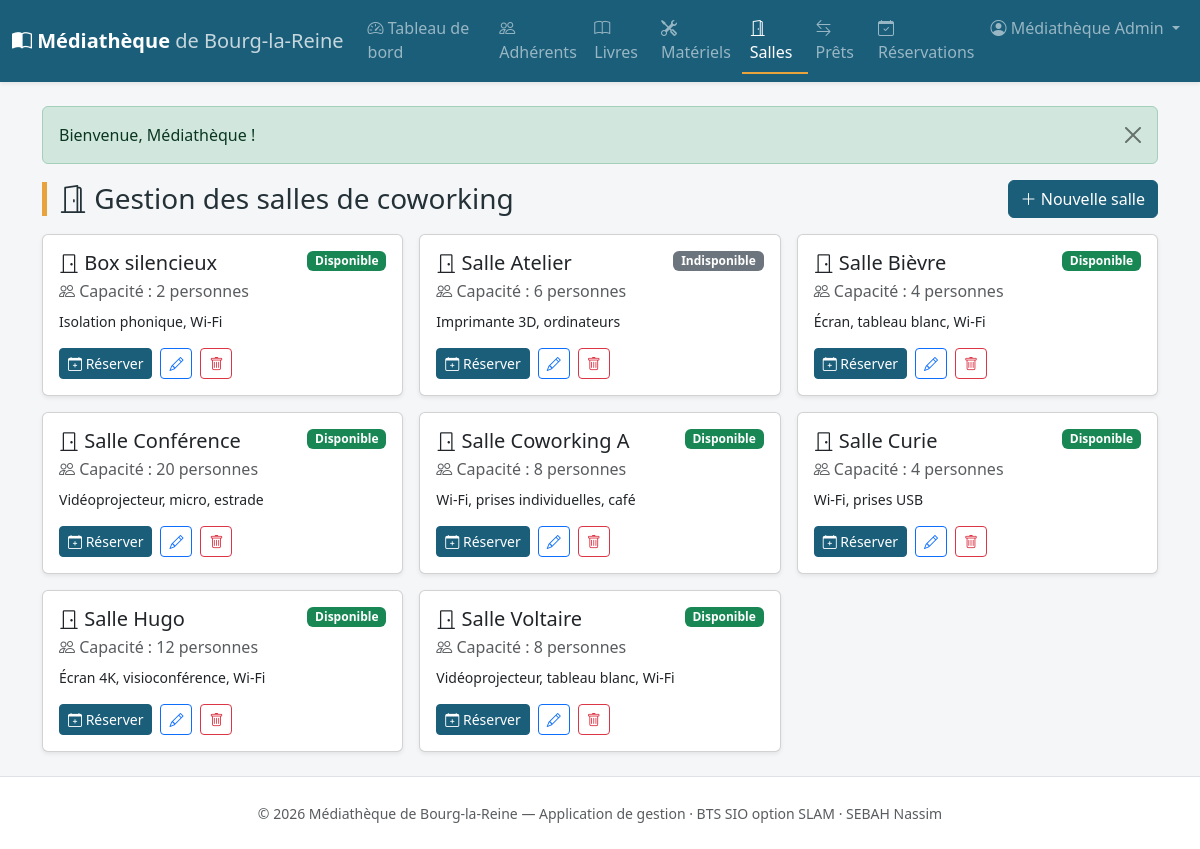
Page /public/index.php?ctrl=salle&action=index (signed in) on the committed database.
### tables this page shows
CREATE TABLE salle (
    id          INT AUTO_INCREMENT PRIMARY KEY,
    nom         VARCHAR(80) NOT NULL UNIQUE,
    capacite    INT NOT NULL DEFAULT 1 CHECK (capacite > 0),
    equipement  VARCHAR(255),
    disponible  TINYINT(1) NOT NULL DEFAULT 1
);

### app/controllers/SalleController.php (called while the page is built, shortened)
<?php
class SalleController extends Controller
{
    public function index($id = null): void
    {
        $this->view('salle/index', [
            'titre'  => 'Gestion des salles',
            'salles' => $this->model('Salle')->allSorted(),
        ]);
    }
}

### public/index.php (called while the page is built, shortened)
<?php
require ROOT . '/app/core/helpers.php';
$action = preg_replace('/[^a-zA-Z]/', '', $_GET['action'] ?? 'index');
$id     = isset($_GET['id']) ? (int) $_GET['id'] : null;
$controller = new $controllerClass();
$controller->$action($id);

### app/models/Salle.php (called while the page is built, shortened)
<?php
class Salle extends Model
{
    public function allSorted(): array
    {
        return $this->db->query("SELECT * FROM salle ORDER BY nom")->fetchAll();
    }
}

### app/views/salle/index.php (the view)
<div class="d-flex justify-content-between align-items-center mb-3 flex-wrap gap-2">
    <h1 class="h3 page-title mb-0"><i class="bi bi-door-open"></i> Gestion des salles de coworking</h1>
    <a href="<?= url('salle', 'form') ?>" class="btn btn-mediatheque">
        <i class="bi bi-plus-lg"></i> Nouvelle salle
    </a>
</div>
<div class="row g-3">
    <?php if (empty($salles)): ?>
        <p class="text-muted">Aucune salle enregistrée.</p>
    <?php else: foreach ($salles as $s): ?>
        <div class="col-md-6 col-lg-4">
            <div class="card shadow-sm h-100">
                <div class="card-body">
                    <div class="d-flex justify-content-between align-items-start">
                        <h5 class="card-title mb-1"><i class="bi bi-door-closed"></i> <?= e($s['nom']) ?></h5>
                        <?php if ($s['disponible']): ?>
                            <span class="badge text-bg-success">Disponible</span>
                        <?php else: ?>
                            <span class="badge text-bg-secondary">Indisponible</span>
                        <?php endif; ?>
                    </div>
                    <p class="text-muted mb-2"><i class="bi bi-people"></i> Capacité : <?= (int) $s['capacite'] ?> personnes</p>
                    <p class="small mb-3"><?= e($s['equipement']) ?: '<span class="text-muted">Aucun équipement renseigné</span>' ?></p>
                    <div class="d-flex gap-2 align-items-center">
                        <a href="<?= url('reservation', 'form') ?>" class="btn btn-sm btn-mediatheque">
                            <i class="bi bi-calendar-plus"></i> Réserver
                        </a>
                        <a href="<?= url('salle', 'form', ['id' => $s['id']]) ?>"
                           class="btn btn-sm btn-outline-primary"><i class="bi bi-pencil"></i></a>
                        <?= postButton('salle', 'delete', (int) $s['id'], '<i class="bi bi-trash"></i>', [
                            'class'   => 'btn btn-sm btn-outline-danger',
                            'confirm' => 'Supprimer cette salle ?',
                        ]) ?>
                    </div>
                </div>
            </div>
        </div>
    <?php endforeach; endif; ?>
</div>

### app/core/helpers.php (shortened to what this page needs)
<?php
function url(string $ctrl = 'home', string $action = 'index', array $params = []): string
{
    $query = array_merge(['ctrl' => $ctrl, 'action' => $action], $params);
    return BASE_URL . '?' . http_build_query($query);
}
function e(?string $value): string
{
    return htmlspecialchars($value ?? '', ENT_QUOTES, 'UTF-8');
}
function csrf_token(): string
{
    return $_SESSION['csrf_token'];
}
function csrf_field(): string
{
    return '<input type="hidden" name="_csrf" value="' . e(csrf_token()) . '">';
}
function postButton(string $ctrl, string $action, ?int $id, string $innerHtml, array $opts = []): string
{
    $params = $id !== null ? ['id' => $id] : [];
    $url   = url($ctrl, $action, $params);
    $cls   = $opts['class']      ?? 'btn btn-sm btn-outline-danger';
    $title = $opts['title']      ?? '';
    $conf  = $opts['confirm']    ?? '';
    $form  = $opts['form_class'] ?? 'd-inline';
    $cAttr = $conf !== '' ? ' data-confirm="' . e($conf) . '"' : '';
    return '<form method="post" action="' . e($url) . '" class="' . e($form) . '">'
         . csrf_field()
         . '<button type="submit" class="' . e($cls) . '" title="' . e($title) . '"' . $cAttr . '>'
         . $innerHtml
         . '</button>'
         . '</form>';
}

### public/css/style.css (style rules this page uses)
:root { --mediatheque: #1b5e7a; --mediatheque-dark: #134b62; --mediatheque-accent: #e8a33d; }
html, body { min-height: 100%; }
body { display: flex; flex-direction: column; min-height: 100vh; background-color: #f4f6f8; font-family: "Segoe UI", system-ui, -apple-system, sans-serif; color: #243238; }
.btn-mediatheque { background-color: var(--mediatheque); border-color: var(--mediatheque); color: #fff; }
.page-title { border-left: 5px solid var(--mediatheque-accent); padding-left: .75rem; }

### rows in the picture
salle: nom "Box silencieux", disponible "Disponible", capacite "2", equipement "Isolation phonique, Wi-Fi"
salle: nom "Salle Atelier", disponible "Indisponible", capacite "6", equipement "Imprimante 3D, ordinateurs"
salle: nom "Salle Bièvre", disponible "Disponible", capacite "4", equipement "Écran, tableau blanc, Wi-Fi"
salle: nom "Salle Conférence", disponible "Disponible", capacite "20", equipement "Vidéoprojecteur, micro, estrade"
salle: nom "Salle Coworking A", disponible "Disponible", capacite "8", equipement "Wi-Fi, prises individuelles, café"
salle: nom "Salle Curie", disponible "Disponible", capacite "4", equipement "Wi-Fi, prises USB"
salle: nom "Salle Hugo", disponible "Disponible", capacite "12", equipement "Écran 4K, visioconférence, Wi-Fi"
salle: nom "Salle Voltaire", disponible "Disponible", capacite "8", equipement "Vidéoprojecteur, tableau blanc, Wi-Fi"

### other values in the picture
$label "Tableau de bord"
$label "Adhérents"
$label "Livres"
$label "Matériels"
$label "Salles"
$label "Prêts"
$label "Réservations"
$_SESSION['agent']['prenom'] . ' ' . $_SESSION['agent']['nom'] "Médiathèque Admin"
$_SESSION['flash']['message'] "Bienvenue, Médiathèque !"
